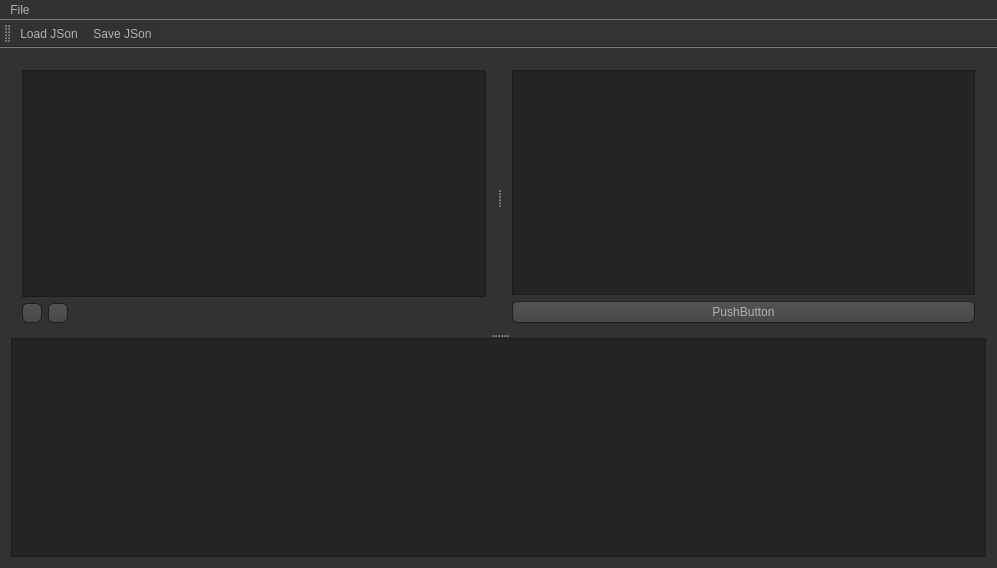
<?xml version="1.0" encoding="UTF-8"?>
<ui version="4.0">
 <class>MainWindow</class>
 <widget class="QMainWindow" name="MainWindow">
  <property name="geometry">
   <rect>
    <x>0</x>
    <y>0</y>
    <width>997</width>
    <height>568</height>
   </rect>
  </property>
  <property name="font">
   <font>
    <family>Droid Sans Mono</family>
    <pointsize>10</pointsize>
   </font>
  </property>
  <property name="windowTitle">
   <string>MainWindow</string>
  </property>
  <property name="styleSheet">
   <string notr="true">QToolTip
{
     border: 1px solid black;
     background-color: #ffa02f;
     padding: 1px;
     border-radius: 3px;
     opacity: 100;
}

QWidget
{
    color: #b1b1b1;
    background-color: #323232;
}

QWidget:item:hover
{
    background-color: QLinearGradient( x1: 0, y1: 0, x2: 0, y2: 1, stop: 0 #ffa02f, stop: 1 #ca0619);
    color: #000000;
}

QWidget:item:selected
{
    background-color: QLinearGradient( x1: 0, y1: 0, x2: 0, y2: 1, stop: 0 #ffa02f, stop: 1 #d7801a);
}

QMenuBar::item
{
    background: transparent;
}

QMenuBar::item:selected
{
    background: transparent;
    border: 1px solid #ffaa00;
}

QMenuBar::item:pressed
{
    background: #444;
    border: 1px solid #000;
    background-color: QLinearGradient(
        x1:0, y1:0,
        x2:0, y2:1,
        stop:1 #212121,
        stop:0.4 #343434/*,
        stop:0.2 #343434,
        stop:0.1 #ffaa00*/
    );
    margin-bottom:-1px;
    padding-bottom:1px;
}

QMenu
{
    border: 1px solid #000;
}

QMenu::item
{
    padding: 2px 20px 2px 20px;
}

QMenu::item:selected
{
    color: #000000;
}

QWidget:disabled
{
    color: #404040;
    background-color: #323232;
}

QAbstractItemView
{
    background-color: QLinearGradient( x1: 0, y1: 0, x2: 0, y2: 1, stop: 0 #4d4d4d, stop: 0.1 #646464, stop: 1 #5d5d5d);
}

QWidget:focus
{
    /*border: 2px solid QLinearGradient( x1: 0, y1: 0, x2: 0, y2: 1, stop: 0 #ffa02f, stop: 1 #d7801a);*/
}

QLineEdit
{
    background-color: QLinearGradient( x1: 0, y1: 0, x2: 0, y2: 1, stop: 0 #4d4d4d, stop: 0 #646464, stop: 1 #5d5d5d);
    padding: 1px;
    border-style: solid;
    border: 1px solid #1e1e1e;
    border-radius: 5;
}

QPushButton
{
    color: #b1b1b1;
    background-color: QLinearGradient( x1: 0, y1: 0, x2: 0, y2: 1, stop: 0 #565656, stop: 0.1 #525252, stop: 0.5 #4e4e4e, stop: 0.9 #4a4a4a, stop: 1 #464646);
    border-width: 1px;
    border-color: #1e1e1e;
    border-style: solid;
    border-radius: 6;
    padding: 3px;
    font-size: 12px;
    padding-left: 5px;
    padding-right: 5px;
}

QPushButton:pressed
{
    background-color: QLinearGradient( x1: 0, y1: 0, x2: 0, y2: 1, stop: 0 #2d2d2d, stop: 0.1 #2b2b2b, stop: 0.5 #292929, stop: 0.9 #282828, stop: 1 #252525);
}

QComboBox
{
    selection-background-color: #ffaa00;
    background-color: QLinearGradient( x1: 0, y1: 0, x2: 0, y2: 1, stop: 0 #565656, stop: 0.1 #525252, stop: 0.5 #4e4e4e, stop: 0.9 #4a4a4a, stop: 1 #464646);
    border-style: solid;
    border: 1px solid #1e1e1e;
    border-radius: 5;
}

QComboBox:hover,QPushButton:hover
{
    border: 2px solid QLinearGradient( x1: 0, y1: 0, x2: 0, y2: 1, stop: 0 #ffa02f, stop: 1 #d7801a);
}


QComboBox:on
{
    padding-top: 3px;
    padding-left: 4px;
    background-color: QLinearGradient( x1: 0, y1: 0, x2: 0, y2: 1, stop: 0 #2d2d2d, stop: 0.1 #2b2b2b, stop: 0.5 #292929, stop: 0.9 #282828, stop: 1 #252525);
    selection-background-color: #ffaa00;
}

QComboBox QAbstractItemView
{
    border: 2px solid darkgray;
    selection-background-color: QLinearGradient( x1: 0, y1: 0, x2: 0, y2: 1, stop: 0 #ffa02f, stop: 1 #d7801a);
}

QComboBox::drop-down
{
     subcontrol-origin: padding;
     subcontrol-position: top right;
     width: 15px;

     border-left-width: 0px;
     border-left-color: darkgray;
     border-left-style: solid; /* just a single line */
     border-top-right-radius: 3px; /* same radius as the QComboBox */
     border-bottom-right-radius: 3px;
 }

QComboBox::down-arrow
{
     image: url(:/down_arrow.png);
}

QGroupBox:focus
{
border: 2px solid QLinearGradient( x1: 0, y1: 0, x2: 0, y2: 1, stop: 0 #ffa02f, stop: 1 #d7801a);
}

QTextEdit:focus
{
    border: 2px solid QLinearGradient( x1: 0, y1: 0, x2: 0, y2: 1, stop: 0 #ffa02f, stop: 1 #d7801a);
}

QScrollBar:horizontal {
     border: 1px solid #222222;
     background: QLinearGradient( x1: 0, y1: 0, x2: 0, y2: 1, stop: 0.0 #121212, stop: 0.2 #282828, stop: 1 #484848);
     height: 7px;
     margin: 0px 16px 0 16px;
}

QScrollBar::handle:horizontal
{
      background: QLinearGradient( x1: 0, y1: 0, x2: 1, y2: 0, stop: 0 #ffa02f, stop: 0.5 #d7801a, stop: 1 #ffa02f);
      min-height: 20px;
      border-radius: 2px;
}

QScrollBar::add-line:horizontal {
      border: 1px solid #1b1b19;
      border-radius: 2px;
      background: QLinearGradient( x1: 0, y1: 0, x2: 1, y2: 0, stop: 0 #ffa02f, stop: 1 #d7801a);
      width: 14px;
      subcontrol-position: right;
      subcontrol-origin: margin;
}

QScrollBar::sub-line:horizontal {
      border: 1px solid #1b1b19;
      border-radius: 2px;
      background: QLinearGradient( x1: 0, y1: 0, x2: 1, y2: 0, stop: 0 #ffa02f, stop: 1 #d7801a);
      width: 14px;
     subcontrol-position: left;
     subcontrol-origin: margin;
}

QScrollBar::right-arrow:horizontal, QScrollBar::left-arrow:horizontal
{
      border: 1px solid black;
      width: 1px;
      height: 1px;
      background: white;
}

QScrollBar::add-page:horizontal, QScrollBar::sub-page:horizontal
{
      background: none;
}

QScrollBar:vertical
{
      background: QLinearGradient( x1: 0, y1: 0, x2: 1, y2: 0, stop: 0.0 #121212, stop: 0.2 #282828, stop: 1 #484848);
      width: 7px;
      margin: 16px 0 16px 0;
      border: 1px solid #222222;
}

QScrollBar::handle:vertical
{
      background: QLinearGradient( x1: 0, y1: 0, x2: 0, y2: 1, stop: 0 #ffa02f, stop: 0.5 #d7801a, stop: 1 #ffa02f);
      min-height: 20px;
      border-radius: 2px;
}

QScrollBar::add-line:vertical
{
      border: 1px solid #1b1b19;
      border-radius: 2px;
      background: QLinearGradient( x1: 0, y1: 0, x2: 0, y2: 1, stop: 0 #ffa02f, stop: 1 #d7801a);
      height: 14px;
      subcontrol-position: bottom;
      subcontrol-origin: margin;
}

QScrollBar::sub-line:vertical
{
      border: 1px solid #1b1b19;
      border-radius: 2px;
      background: QLinearGradient( x1: 0, y1: 0, x2: 0, y2: 1, stop: 0 #d7801a, stop: 1 #ffa02f);
      height: 14px;
      subcontrol-position: top;
      subcontrol-origin: margin;
}

QScrollBar::up-arrow:vertical, QScrollBar::down-arrow:vertical
{
      border: 1px solid black;
      width: 1px;
      height: 1px;
      background: white;
}


QScrollBar::add-page:vertical, QScrollBar::sub-page:vertical
{
      background: none;
}

QTextEdit
{
    background-color: #242424;
}

QPlainTextEdit
{
    background-color: #242424;
}

QListWidget
{
    background-color: #242424;
}


QHeaderView::section
{
    background-color: QLinearGradient(x1:0, y1:0, x2:0, y2:1, stop:0 #616161, stop: 0.5 #505050, stop: 0.6 #434343, stop:1 #656565);
    color: white;
    padding-left: 4px;
    border: 1px solid #6c6c6c;
}

QCheckBox:disabled
{
color: #414141;
}

QDockWidget::title
{
    text-align: center;
    spacing: 3px; /* spacing between items in the tool bar */
    background-color: QLinearGradient(x1:0, y1:0, x2:0, y2:1, stop:0 #323232, stop: 0.5 #242424, stop:1 #323232);
}

QDockWidget::close-button, QDockWidget::float-button
{
    text-align: center;
    spacing: 1px; /* spacing between items in the tool bar */
    background-color: QLinearGradient(x1:0, y1:0, x2:0, y2:1, stop:0 #323232, stop: 0.5 #242424, stop:1 #323232);
}

QDockWidget::close-button:hover, QDockWidget::float-button:hover
{
    background: #242424;
}

QDockWidget::close-button:pressed, QDockWidget::float-button:pressed
{
    padding: 1px -1px -1px 1px;
}

QMainWindow::separator
{
    background-color: QLinearGradient(x1:0, y1:0, x2:0, y2:1, stop:0 #161616, stop: 0.5 #151515, stop: 0.6 #212121, stop:1 #343434);
    color: white;
    padding-left: 4px;
    border: 1px solid #4c4c4c;
    spacing: 3px; /* spacing between items in the tool bar */
}

QMainWindow::separator:hover
{

    background-color: QLinearGradient(x1:0, y1:0, x2:0, y2:1, stop:0 #d7801a, stop:0.5 #b56c17 stop:1 #ffa02f);
    color: white;
    padding-left: 4px;
    border: 1px solid #6c6c6c;
    spacing: 3px; /* spacing between items in the tool bar */
}

QToolBar::handle
{
     spacing: 3px; /* spacing between items in the tool bar */
     background: url(:/images/handle.png);
}

QMenu::separator
{
    height: 2px;
    background-color: QLinearGradient(x1:0, y1:0, x2:0, y2:1, stop:0 #161616, stop: 0.5 #151515, stop: 0.6 #212121, stop:1 #343434);
    color: white;
    padding-left: 4px;
    margin-left: 10px;
    margin-right: 5px;
}

QProgressBar
{
    border: 2px solid grey;
    border-radius: 5px;
    text-align: center;
}

QProgressBar::chunk
{
    background-color: #d7801a;
    width: 2.15px;
    margin: 0.5px;
}

QTabBar::tab {
    color: #b1b1b1;
    border: 1px solid #444;
    border-bottom-style: none;
    background-color: #323232;
    padding-left: 10px;
    padding-right: 10px;
    padding-top: 3px;
    padding-bottom: 2px;
    margin-right: -1px;
}

QTabWidget::pane {
    border: 1px solid #444;
    top: 1px;
}

QTabBar::tab:last
{
    margin-right: 0; /* the last selected tab has nothing to overlap with on the right */
    border-top-right-radius: 3px;
}

QTabBar::tab:first:!selected
{
 margin-left: 0px; /* the last selected tab has nothing to overlap with on the right */


    border-top-left-radius: 3px;
}

QTabBar::tab:!selected
{
    color: #b1b1b1;
    border-bottom-style: solid;
    margin-top: 3px;
    background-color: QLinearGradient(x1:0, y1:0, x2:0, y2:1, stop:1 #212121, stop:.4 #343434);
}

QTabBar::tab:selected
{
    border-top-left-radius: 3px;
    border-top-right-radius: 3px;
    margin-bottom: 0px;
}

QTabBar::tab:!selected:hover
{
    /*border-top: 2px solid #ffaa00;
    padding-bottom: 3px;*/
    border-top-left-radius: 3px;
    border-top-right-radius: 3px;
    background-color: QLinearGradient(x1:0, y1:0, x2:0, y2:1, stop:1 #212121, stop:0.4 #343434, stop:0.2 #343434, stop:0.1 #ffaa00);
}

QRadioButton::indicator:checked, QRadioButton::indicator:unchecked{
    color: #b1b1b1;
    background-color: #323232;
    border: 1px solid #b1b1b1;
    border-radius: 6px;
}

QRadioButton::indicator:checked
{
    background-color: qradialgradient(
        cx: 0.5, cy: 0.5,
        fx: 0.5, fy: 0.5,
        radius: 1.0,
        stop: 0.25 #ffaa00,
        stop: 0.3 #323232
    );
}

QCheckBox::indicator{
    color: #b1b1b1;
    background-color: #323232;
    border: 1px solid #b1b1b1;
    width: 9px;
    height: 9px;
}

QRadioButton::indicator
{
    border-radius: 6px;
}

QRadioButton::indicator:hover, QCheckBox::indicator:hover
{
    border: 1px solid #ffaa00;
}

QCheckBox::indicator:checked
{
    image:url(:/images/checkbox.png);
}

QCheckBox::indicator:disabled, QRadioButton::indicator:disabled
{
    border: 1px solid #444;
} </string>
  </property>
  <widget class="QWidget" name="centralWidget">
   <layout class="QGridLayout" name="gridLayout">
    <item row="0" column="1">
     <widget class="QSplitter" name="splitter_2">
      <property name="orientation">
       <enum>Qt::Vertical</enum>
      </property>
      <widget class="QSplitter" name="splitter">
       <property name="orientation">
        <enum>Qt::Horizontal</enum>
       </property>
       <widget class="QWidget" name="verticalLayoutWidget">
        <layout class="QVBoxLayout" name="verticalLayout">
         <item>
          <widget class="QListWidget" name="listWidget"/>
         </item>
         <item>
          <layout class="QHBoxLayout" name="horizontalLayout">
           <item>
            <widget class="QPushButton" name="pushButton">
             <property name="maximumSize">
              <size>
               <width>20</width>
               <height>20</height>
              </size>
             </property>
             <property name="focusPolicy">
              <enum>Qt::ClickFocus</enum>
             </property>
             <property name="text">
              <string/>
             </property>
             <property name="icon">
              <iconset resource="images.qrc">
               <normaloff>:/icons/img/icons/16plus.png</normaloff>:/icons/img/icons/16plus.png</iconset>
             </property>
             <property name="iconSize">
              <size>
               <width>16</width>
               <height>16</height>
              </size>
             </property>
             <property name="flat">
              <bool>true</bool>
             </property>
            </widget>
           </item>
           <item>
            <widget class="QPushButton" name="pushButton_2">
             <property name="maximumSize">
              <size>
               <width>20</width>
               <height>20</height>
              </size>
             </property>
             <property name="focusPolicy">
              <enum>Qt::ClickFocus</enum>
             </property>
             <property name="text">
              <string/>
             </property>
             <property name="icon">
              <iconset resource="images.qrc">
               <normaloff>:/icons/img/icons/16minus.png</normaloff>:/icons/img/icons/16minus.png</iconset>
             </property>
             <property name="iconSize">
              <size>
               <width>16</width>
               <height>16</height>
              </size>
             </property>
             <property name="flat">
              <bool>true</bool>
             </property>
            </widget>
           </item>
           <item>
            <spacer name="horizontalSpacer">
             <property name="orientation">
              <enum>Qt::Horizontal</enum>
             </property>
             <property name="sizeHint" stdset="0">
              <size>
               <width>40</width>
               <height>20</height>
              </size>
             </property>
            </spacer>
           </item>
          </layout>
         </item>
        </layout>
       </widget>
       <widget class="QWidget" name="verticalLayoutWidget_2">
        <layout class="QVBoxLayout" name="verticalLayout_2">
         <item>
          <widget class="QListWidget" name="listWidget_2"/>
         </item>
         <item>
          <widget class="QPushButton" name="pushButton_4">
           <property name="text">
            <string>PushButton</string>
           </property>
          </widget>
         </item>
        </layout>
       </widget>
      </widget>
      <widget class="QPlainTextEdit" name="issueDetails">
       <property name="font">
        <font>
         <family>Droid Sans Mono</family>
         <pointsize>10</pointsize>
        </font>
       </property>
      </widget>
     </widget>
    </item>
   </layout>
  </widget>
  <widget class="QMenuBar" name="menuBar">
   <property name="geometry">
    <rect>
     <x>0</x>
     <y>0</y>
     <width>997</width>
     <height>20</height>
    </rect>
   </property>
   <widget class="QMenu" name="menuLoad_Json">
    <property name="title">
     <string>File</string>
    </property>
    <addaction name="actionLoadJSon"/>
    <addaction name="actionSaveJSon"/>
   </widget>
   <addaction name="menuLoad_Json"/>
  </widget>
  <widget class="QToolBar" name="toolBar">
   <property name="windowTitle">
    <string>toolBar</string>
   </property>
   <attribute name="toolBarArea">
    <enum>TopToolBarArea</enum>
   </attribute>
   <attribute name="toolBarBreak">
    <bool>false</bool>
   </attribute>
   <addaction name="actionLoadJSon"/>
   <addaction name="actionSaveJSon"/>
  </widget>
  <action name="actionLoadJSon">
   <property name="text">
    <string>Load JSon</string>
   </property>
  </action>
  <action name="actionSaveJSon">
   <property name="text">
    <string>Save JSon</string>
   </property>
  </action>
 </widget>
 <layoutdefault spacing="6" margin="11"/>
 <tabstops>
  <tabstop>issueDetails</tabstop>
 </tabstops>
 <resources>
  <include location="images.qrc"/>
 </resources>
 <connections/>
 <slots>
  <signal>onItemChanged()</signal>
  <slot>slot1()</slot>
 </slots>
</ui>
